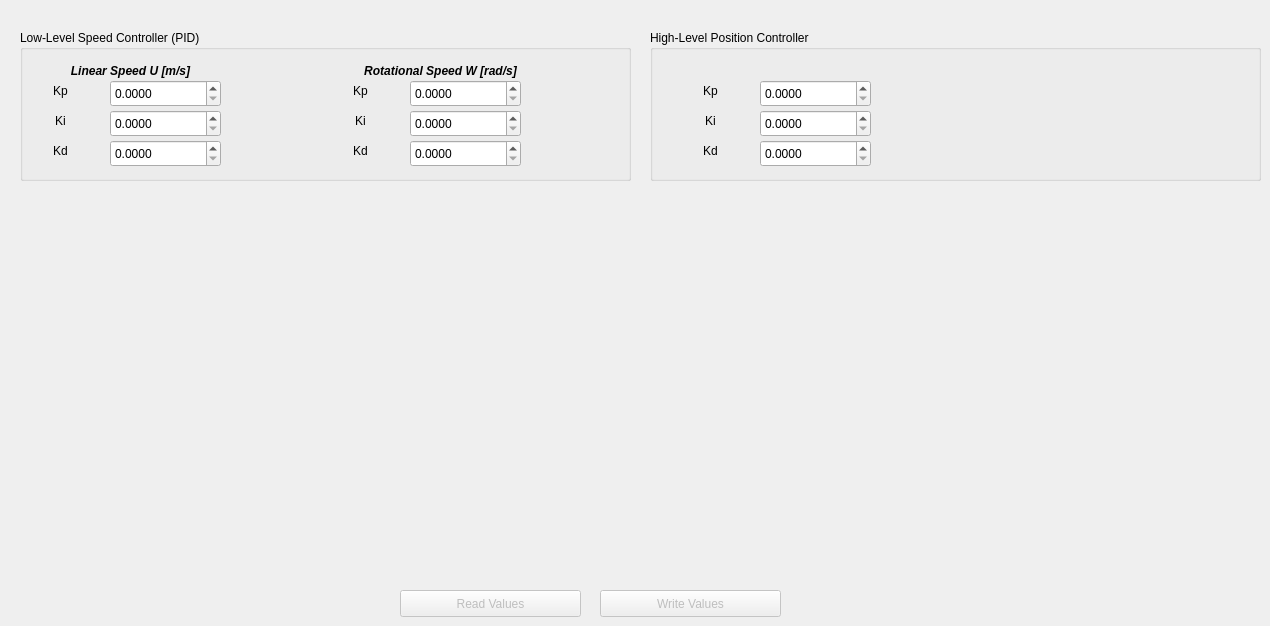
    <widget class="QWidget" name="tab_6">
     <attribute name="icon">
      <iconset resource="ressources.qrc">
       <normaloff>:/images/noun_configuration_1613324.png</normaloff>:/images/noun_configuration_1613324.png</iconset>
     </attribute>
     <attribute name="title">
      <string>Configuration</string>
     </attribute>
     <widget class="QGroupBox" name="groupBox_14">
      <property name="geometry">
       <rect>
        <x>20</x>
        <y>30</y>
        <width>611</width>
        <height>151</height>
       </rect>
      </property>
      <property name="title">
       <string>Low-Level Speed Controller (PID)</string>
      </property>
      <widget class="QLabel" name="label_81">
       <property name="geometry">
        <rect>
         <x>10</x>
         <y>50</y>
         <width>61</width>
         <height>21</height>
        </rect>
       </property>
       <property name="text">
        <string>Kp</string>
       </property>
       <property name="alignment">
        <set>Qt::AlignCenter</set>
       </property>
      </widget>
      <widget class="QDoubleSpinBox" name="doubleSpinBox_3">
       <property name="geometry">
        <rect>
         <x>90</x>
         <y>50</y>
         <width>111</width>
         <height>27</height>
        </rect>
       </property>
       <property name="decimals">
        <number>4</number>
       </property>
      </widget>
      <widget class="QDoubleSpinBox" name="doubleSpinBox_4">
       <property name="geometry">
        <rect>
         <x>90</x>
         <y>80</y>
         <width>111</width>
         <height>27</height>
        </rect>
       </property>
       <property name="decimals">
        <number>4</number>
       </property>
      </widget>
      <widget class="QDoubleSpinBox" name="doubleSpinBox_5">
       <property name="geometry">
        <rect>
         <x>90</x>
         <y>110</y>
         <width>111</width>
         <height>27</height>
        </rect>
       </property>
       <property name="decimals">
        <number>4</number>
       </property>
      </widget>
      <widget class="QLabel" name="label_82">
       <property name="geometry">
        <rect>
         <x>10</x>
         <y>80</y>
         <width>61</width>
         <height>21</height>
        </rect>
       </property>
       <property name="text">
        <string>Ki</string>
       </property>
       <property name="alignment">
        <set>Qt::AlignCenter</set>
       </property>
      </widget>
      <widget class="QLabel" name="label_83">
       <property name="geometry">
        <rect>
         <x>10</x>
         <y>110</y>
         <width>61</width>
         <height>21</height>
        </rect>
       </property>
       <property name="text">
        <string>Kd</string>
       </property>
       <property name="alignment">
        <set>Qt::AlignCenter</set>
       </property>
      </widget>
      <widget class="QLabel" name="label_84">
       <property name="geometry">
        <rect>
         <x>310</x>
         <y>80</y>
         <width>61</width>
         <height>21</height>
        </rect>
       </property>
       <property name="text">
        <string>Ki</string>
       </property>
       <property name="alignment">
        <set>Qt::AlignCenter</set>
       </property>
      </widget>
      <widget class="QDoubleSpinBox" name="doubleSpinBox_6">
       <property name="geometry">
        <rect>
         <x>390</x>
         <y>80</y>
         <width>111</width>
         <height>27</height>
        </rect>
       </property>
       <property name="decimals">
        <number>4</number>
       </property>
      </widget>
      <widget class="QLabel" name="label_85">
       <property name="geometry">
        <rect>
         <x>310</x>
         <y>50</y>
         <width>61</width>
         <height>21</height>
        </rect>
       </property>
       <property name="text">
        <string>Kp</string>
       </property>
       <property name="alignment">
        <set>Qt::AlignCenter</set>
       </property>
      </widget>
      <widget class="QDoubleSpinBox" name="doubleSpinBox_7">
       <property name="geometry">
        <rect>
         <x>390</x>
         <y>110</y>
         <width>111</width>
         <height>27</height>
        </rect>
       </property>
       <property name="decimals">
        <number>4</number>
       </property>
      </widget>
      <widget class="QLabel" name="label_86">
       <property name="geometry">
        <rect>
         <x>310</x>
         <y>110</y>
         <width>61</width>
         <height>21</height>
        </rect>
       </property>
       <property name="text">
        <string>Kd</string>
       </property>
       <property name="alignment">
        <set>Qt::AlignCenter</set>
       </property>
      </widget>
      <widget class="QDoubleSpinBox" name="doubleSpinBox_8">
       <property name="geometry">
        <rect>
         <x>390</x>
         <y>50</y>
         <width>111</width>
         <height>27</height>
        </rect>
       </property>
       <property name="decimals">
        <number>4</number>
       </property>
      </widget>
      <widget class="QLabel" name="label_93">
       <property name="geometry">
        <rect>
         <x>20</x>
         <y>30</y>
         <width>181</width>
         <height>21</height>
        </rect>
       </property>
       <property name="font">
        <font>
         <weight>75</weight>
         <italic>true</italic>
         <bold>true</bold>
        </font>
       </property>
       <property name="styleSheet">
        <string notr="true"/>
       </property>
       <property name="text">
        <string>Linear Speed U [m/s]</string>
       </property>
       <property name="alignment">
        <set>Qt::AlignCenter</set>
       </property>
      </widget>
      <widget class="QLabel" name="label_94">
       <property name="geometry">
        <rect>
         <x>320</x>
         <y>30</y>
         <width>201</width>
         <height>21</height>
        </rect>
       </property>
       <property name="font">
        <font>
         <weight>75</weight>
         <italic>true</italic>
         <bold>true</bold>
        </font>
       </property>
       <property name="styleSheet">
        <string notr="true"/>
       </property>
       <property name="text">
        <string>Rotational Speed W [rad/s]</string>
       </property>
       <property name="alignment">
        <set>Qt::AlignCenter</set>
       </property>
      </widget>
     </widget>
     <widget class="QGroupBox" name="groupBox_15">
      <property name="geometry">
       <rect>
        <x>650</x>
        <y>30</y>
        <width>611</width>
        <height>151</height>
       </rect>
      </property>
      <property name="title">
       <string>High-Level Position Controller</string>
      </property>
      <widget class="QLabel" name="label_87">
       <property name="geometry">
        <rect>
         <x>30</x>
         <y>80</y>
         <width>61</width>
         <height>21</height>
        </rect>
       </property>
       <property name="text">
        <string>Ki</string>
       </property>
       <property name="alignment">
        <set>Qt::AlignCenter</set>
       </property>
      </widget>
      <widget class="QLabel" name="label_88">
       <property name="geometry">
        <rect>
         <x>30</x>
         <y>110</y>
         <width>61</width>
         <height>21</height>
        </rect>
       </property>
       <property name="text">
        <string>Kd</string>
       </property>
       <property name="alignment">
        <set>Qt::AlignCenter</set>
       </property>
      </widget>
      <widget class="QLabel" name="label_89">
       <property name="geometry">
        <rect>
         <x>30</x>
         <y>50</y>
         <width>61</width>
         <height>21</height>
        </rect>
       </property>
       <property name="text">
        <string>Kp</string>
       </property>
       <property name="alignment">
        <set>Qt::AlignCenter</set>
       </property>
      </widget>
      <widget class="QDoubleSpinBox" name="doubleSpinBox_9">
       <property name="geometry">
        <rect>
         <x>110</x>
         <y>110</y>
         <width>111</width>
         <height>27</height>
        </rect>
       </property>
       <property name="decimals">
        <number>4</number>
       </property>
      </widget>
      <widget class="QDoubleSpinBox" name="doubleSpinBox_10">
       <property name="geometry">
        <rect>
         <x>110</x>
         <y>80</y>
         <width>111</width>
         <height>27</height>
        </rect>
       </property>
       <property name="decimals">
        <number>4</number>
       </property>
      </widget>
      <widget class="QDoubleSpinBox" name="doubleSpinBox_11">
       <property name="geometry">
        <rect>
         <x>110</x>
         <y>50</y>
         <width>111</width>
         <height>27</height>
        </rect>
       </property>
       <property name="decimals">
        <number>4</number>
       </property>
      </widget>
     </widget>
     <widget class="QPushButton" name="pushButton_10">
      <property name="enabled">
       <bool>false</bool>
      </property>
      <property name="geometry">
       <rect>
        <x>400</x>
        <y>590</y>
        <width>181</width>
        <height>27</height>
       </rect>
      </property>
      <property name="text">
       <string>Read Values</string>
      </property>
     </widget>
     <widget class="QPushButton" name="pushButton_11">
      <property name="enabled">
       <bool>false</bool>
      </property>
      <property name="geometry">
       <rect>
        <x>600</x>
        <y>590</y>
        <width>181</width>
        <height>27</height>
       </rect>
      </property>
      <property name="text">
       <string>Write Values</string>
      </property>
     </widget>
    </widget>
